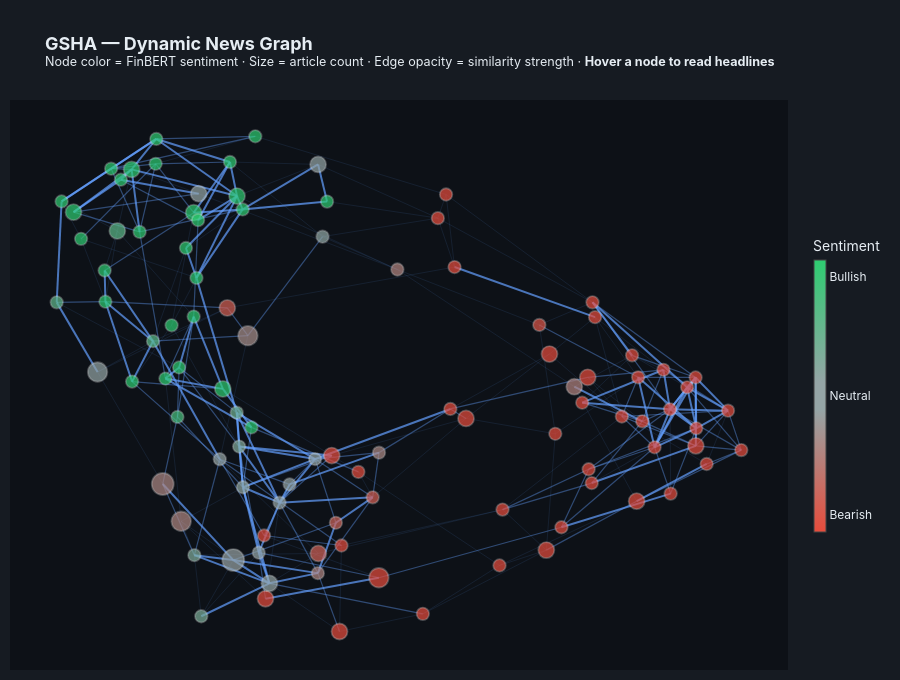

The code cell stored with this chart in its notebook:
### Code cell
# ── Build Plotly traces ───────────────────────────────────────────────────────

# --- EDGES (grouped by weight quartile for opacity variation) ----------------
edge_groups = {
    "strong": ([], [], "rgba(100,160,255,0.70)", 2.0),
    "medium": ([], [], "rgba(100,160,255,0.40)", 1.2),
    "weak"  : ([], [], "rgba(100,160,255,0.18)", 0.6),
}
wts = nx.get_edge_attributes(G, "weight")
all_wts = list(wts.values())
q33, q66 = np.percentile(all_wts, 33), np.percentile(all_wts, 66)

for (u, v), w in wts.items():
    x0, y0 = pos[u]; x1, y1 = pos[v]
    seg = [x0, x1, None], [y0, y1, None]
    key = "strong" if w > q66 else ("medium" if w > q33 else "weak")
    edge_groups[key][0].extend(seg[0])
    edge_groups[key][1].extend(seg[1])

edge_traces = [
    go.Scatter(x=ex, y=ey, mode="lines", hoverinfo="none", showlegend=False,
               line=dict(width=lw, color=col), name=lbl)
    for lbl, (ex, ey, col, lw) in edge_groups.items()
    if ex  # skip empty groups
]

# --- NODES ------------------------------------------------------------------
nx_vals = [pos[i][0] for i in range(VIZ_N)]
ny_vals = [pos[i][1] for i in range(VIZ_N)]
sents   = [sent_dict.get(d, 0.0) for d in viz_dates]
cnts    = [count_dict.get(d, 1)  for d in viz_dates]

hover_texts = []
for i, d in enumerate(viz_dates):
    heads = date_headlines.get(d, [])
    srcs  = date_sources.get(d, [])
    lines = "<br>".join(
        f'<span style="color:{GOLD}">▸</span> '
        f'<i style="color:{GRAY}">{s}</i>: '
        f'{h[:95]}{"…" if len(h) > 95 else ""}'
        for s, h in zip(srcs[:6], heads[:6])
    )
    sc   = sent_dict.get(d, 0.0)
    lbl  = "Bullish" if sc > 0.05 else ("Bearish" if sc < -0.05 else "Neutral")
    col  = GREEN if sc > 0.05 else (RED if sc < -0.05 else GRAY)
    hover_texts.append(
        f'<b style="font-size:14px">📅 {d}</b><br>'
        f'Sentiment: <b style="color:{col}">{sc:+.3f}  ({lbl})</b><br>'
        f'Articles: <b>{count_dict.get(d, 1)}</b>'
        + (f'<br><br><b>Headlines:</b><br>{lines}' if lines else "")
    )

node_trace = go.Scatter(
    x=nx_vals, y=ny_vals, mode="markers",
    hoverinfo="text", hovertext=hover_texts,
    marker=dict(
        size=[max(9, min(22, 9 + c * 3.5)) for c in cnts],
        color=sents,
        **_SYM,
        line=dict(width=1.8, color="rgba(255,255,255,0.35)"),
    ),
    name="News day",
)

# --- FIGURE -----------------------------------------------------------------
fig = go.Figure(data=[*edge_traces, node_trace])
fig.update_layout(
    title=dict(
        text=(
            "<b>GSHA — Dynamic News Graph</b>"
            "<br><sup>Node color = FinBERT sentiment · Size = article count · "
            "Edge opacity = similarity strength · <b>Hover a node to read headlines</b></sup>"
        ),
        font=dict(color=TXT, size=18),
    ),
    xaxis=dict(showgrid=False, zeroline=False, showticklabels=False),
    yaxis=dict(showgrid=False, zeroline=False, showticklabels=False),
    height=680,
    hovermode="closest",
    showlegend=False,
    **_dark(margin=dict(l=10, r=10, t=100, b=10)),
)
fig.show()
